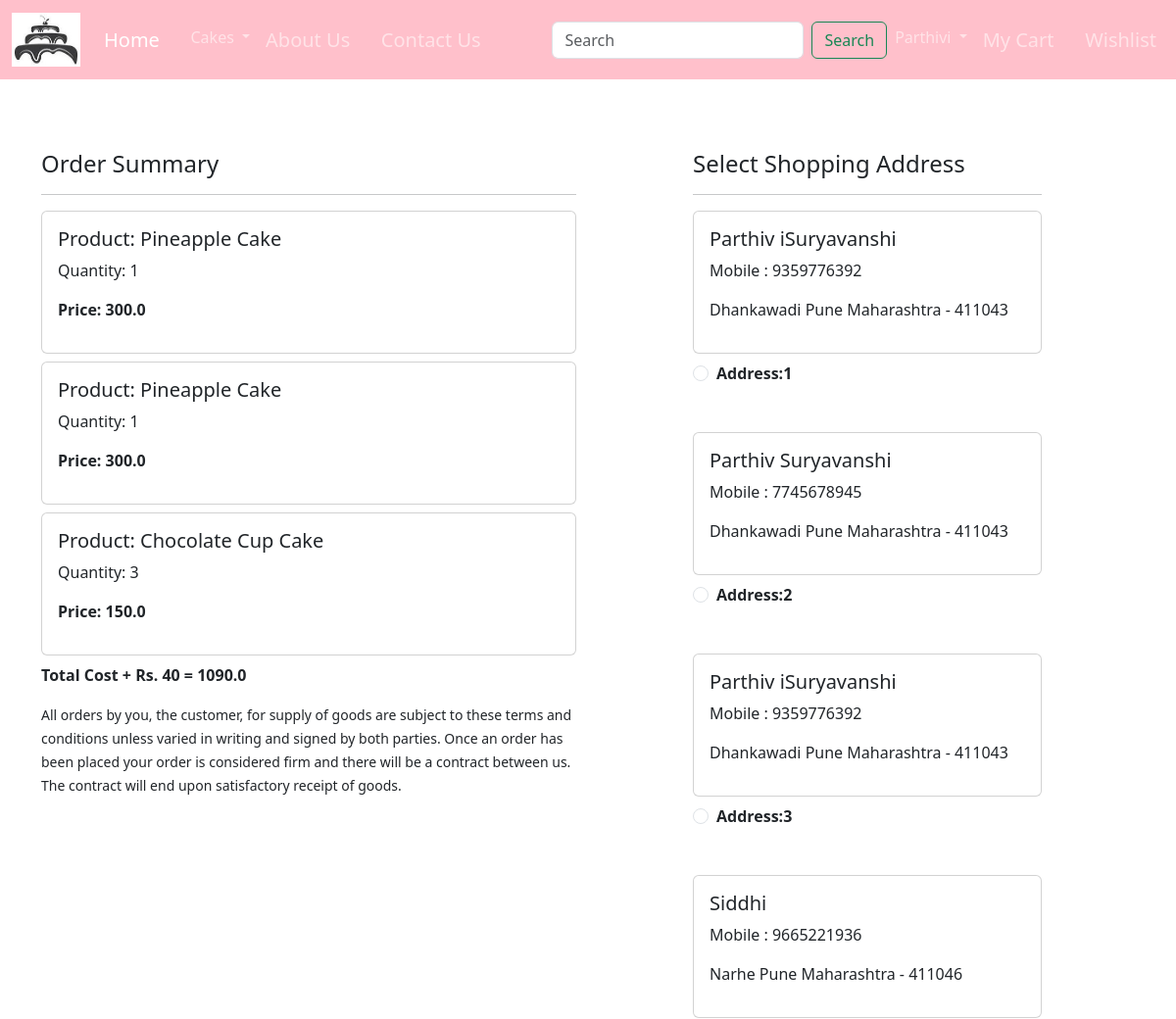
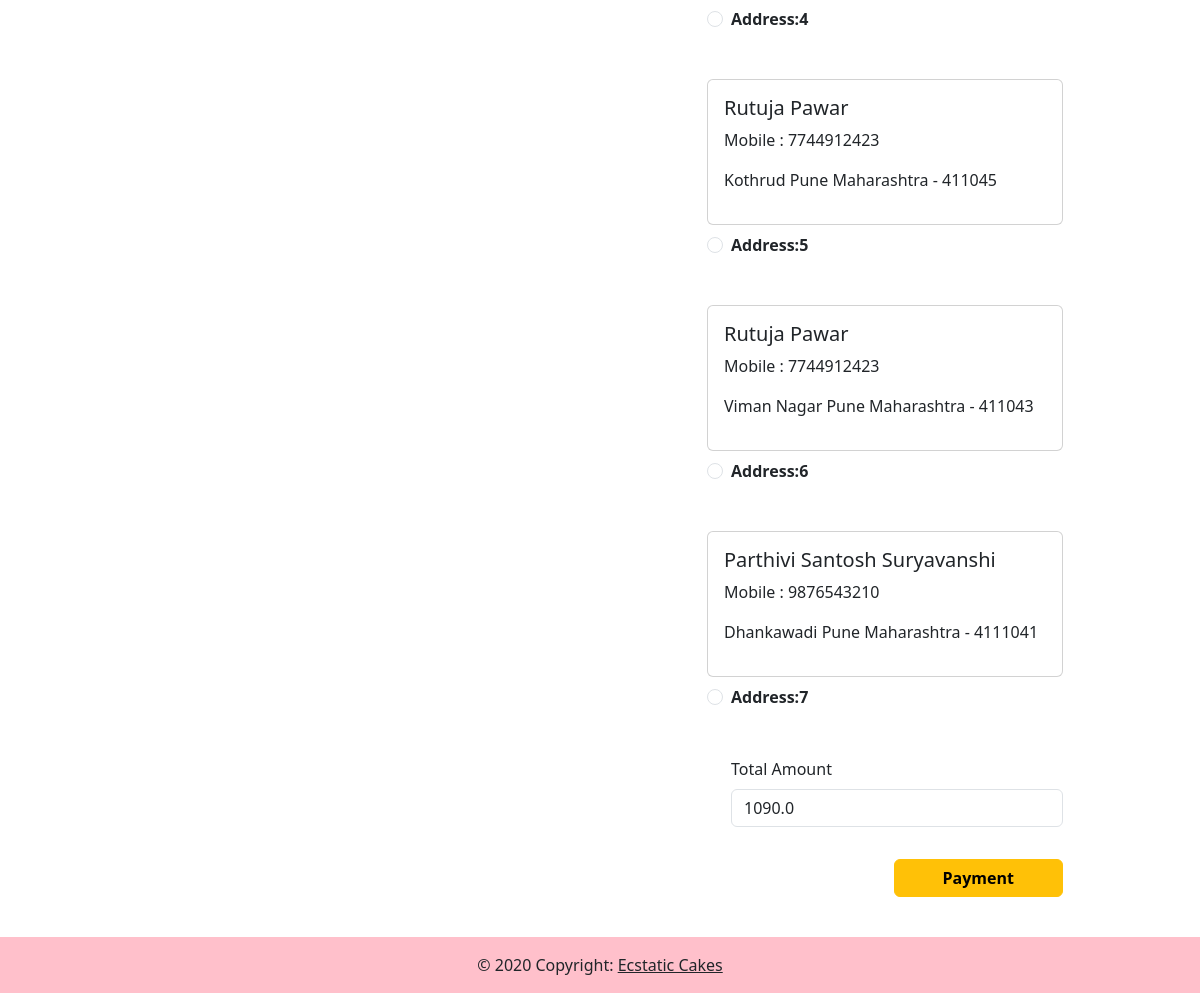
Screenshot of /checkout/ (signed in) with the database file from the repository (2 pictures, top to bottom).
### app/models.py (models this page shows, shortened)
class Cart(models.Model):
    user = models.ForeignKey(User,on_delete=models.CASCADE)
    product = models.ForeignKey(Product,on_delete=models.CASCADE)
    quantity = models.PositiveIntegerField(default=1)

class Product(models.Model):
    title = models.CharField(max_length=100)
    selling_price = models.FloatField()
    discounted_price = models.FloatField()
    description = models.TextField()
    composition = models.TextField(default='')
    prodapp = models.TextField(default='')
    category = models.CharField(choices=CATEGORY_CHOICES, max_length=2)
    product_image = models.ImageField(upload_to='product')

class Customer(models.Model):
    user = models.ForeignKey(User,on_delete=models.CASCADE)
    name = models.CharField(max_length=200)
    locality = models.CharField(max_length=200)
    city = models.CharField(max_length=50)
    mobile = models.IntegerField(default=50)
    zipcode = models.IntegerField()
    state = models.CharField(choices=STATE_CHOICES,max_length=100)

### app/views.py (the view, shortened to what this page needs)
# urls.py: path('checkout/', views.checkout.as_view(), name='checkout'),
class checkout(View):
    def get(self,request):
        user=request.user
        add=Customer.objects.filter(user=user)
        cart_items=Cart.objects.filter(user=user)
        famount = 0
        for p in cart_items:
            value = p.quantity * p.product.discounted_price
            famount = famount + value
        totalamount = famount + 40
        razoramount = int(totalamount * 100)
        client = razorpay.Client(auth=(settings.RAZOR_KEY_ID, settings.RAZOR_KEY_SECRET))
        data = {"amount": razoramount, "currency": "INR", "receipt": "order_rcptid_12"}
        payment_response = client.order.create(data=data)
        print(payment_response)
        order_id = payment_response['id']
        order_status = payment_response['status']
        return render(request, 'app/checkout.html',locals())

### app/templates/app/checkout.html (shortened to what this page needs)
{% extends "app/base.html" %}
{% load static %}
{% block main-content %}
<div class="container">
<div class="row mt-5">
    <div class="col-sm-6">
        <h4>Order Summary</h4>
        <hr>
        {% for item in cart_items %}
        <div class="card mb-2">
            <div class="card-body">
                <h5>Product: {{item.product.title}}</h5>
                <p>Quantity: {{item.quantity}}</p>
                <p class="fw-bold">Price: {{item.product.discounted_price}}</p>
            </div>
        </div>
        {% endfor %}
        <p class="fw-bold">Total Cost + Rs. 40 = {{totalamount}}</p>
        <small>All orders by you, the customer, for supply of goods are subject to these terms and conditions unless varied in writing and signed by both parties. Once an order has been placed your order is considered firm and there will be a contract between us.  The contract will end upon satisfactory receipt of goods.</small><br><br><br><br><br><br>
    </div>
    <div class="col-sm-4 offset-sm-1">
        <h4>Select Shopping Address</h4>
        <hr>
        <form method="post" id="myform">
            {% for ad in add %}
            <div class="card">
                <div class="card-body">
                    <h5>{{ad.name}}</h5>
                    <p>Mobile : {{ad.mobile}}</p>
                    <p>{{ad.locality}} {{ad.city}} {{ad.state}} - {{ad.zipcode}}</p>
                </div>
            </div>
            <div class="form-check mt-2 mb-5">
                <input class="form-check-input" type="radio" name="custid" id="custadd{{forloop.counter}}" value="{{ad.id}}">
                <label class="form-check-label fw-bold" for="custadd{{forloop.counter}}">Address:{{forloop.counter}} </label>
            </div>
            {% endfor %}
            <div class="form-check mb-3">
                <label for="totalmount" class="form-label">Total Amount</label>
                <input type="number" class="form-control" name="totalmount" value={{totalamount}} readonly>
            </div>
            <div class="text-end">
                <button id="rzp-button" type="submit" class="btn btn-warning mt-3 px-5 fw-bold">Payment</button>
            </div>
        </form>
        <br>
        <br>
        <br>
        <br>
    </div>
</div>
</div>
{% endblock main-content %}

### rows the page displays
Cart: product "Pineapple Cake", quantity "1", product.discounted_price "300.0"
Cart: product "Pineapple Cake", quantity "1", product.discounted_price "300.0"
Cart: product "Chocolate Cup Cake", quantity "3", product.discounted_price "150.0"
Customer: name "Parthiv iSuryavanshi", mobile "9359776392", locality "Dhankawadi", city "Pune", state "Maharashtra", zipcode "411043"
Customer: name "Parthiv Suryavanshi", mobile "7745678945", locality "Dhankawadi", city "Pune", state "Maharashtra", zipcode "411043"
Customer: name "Parthiv iSuryavanshi", mobile "9359776392", locality "Dhankawadi", city "Pune", state "Maharashtra", zipcode "411043"
Customer: name "Siddhi", mobile "9665221936", locality "Narhe", city "Pune", state "Maharashtra", zipcode "411046"
Customer: name "Rutuja Pawar", mobile "7744912423", locality "Kothrud", city "Pune", state "Maharashtra", zipcode "411045"
Customer: name "Rutuja Pawar", mobile "7744912423", locality "Viman Nagar", city "Pune", state "Maharashtra", zipcode "411043"
Customer: name "Parthivi Santosh Suryavanshi", mobile "9876543210", locality "Dhankawadi", city "Pune", state "Maharashtra", zipcode "4111041"

### other values shown
{{ totalamount }} "1090.0"
